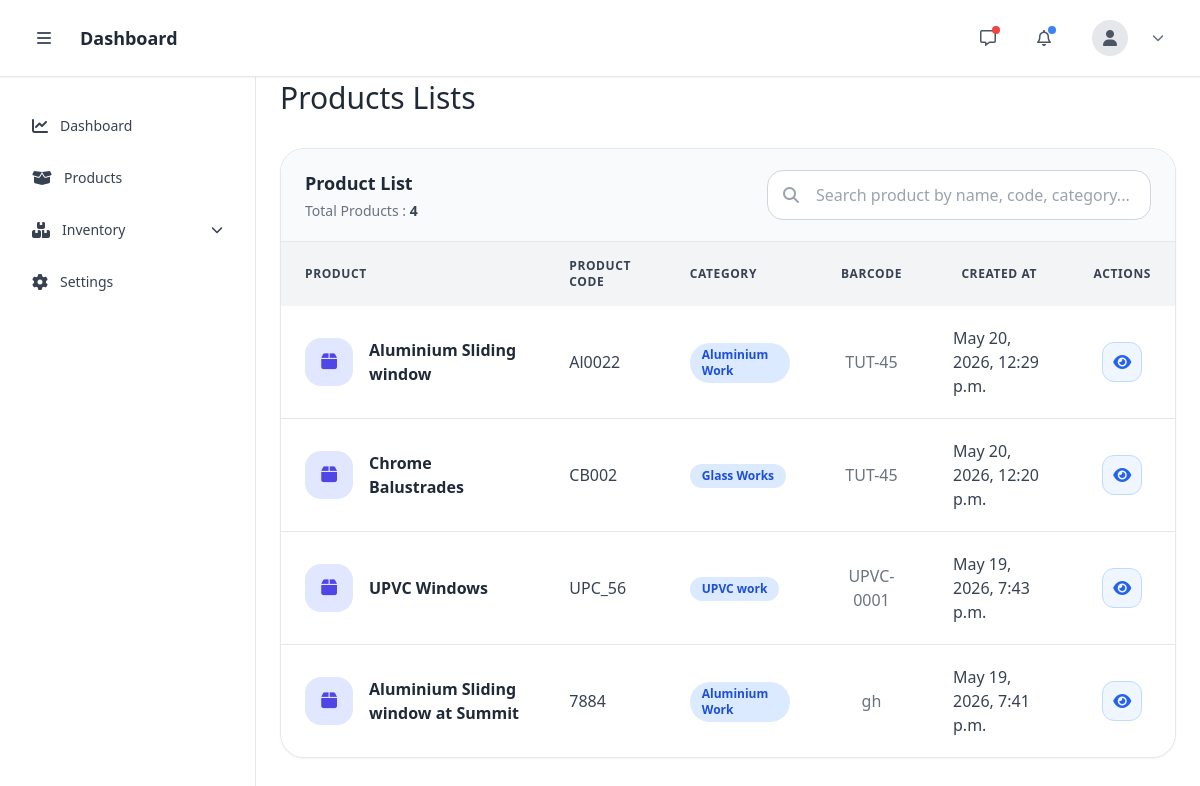
Page /inventory/inventory_products/ on the earlier database version.
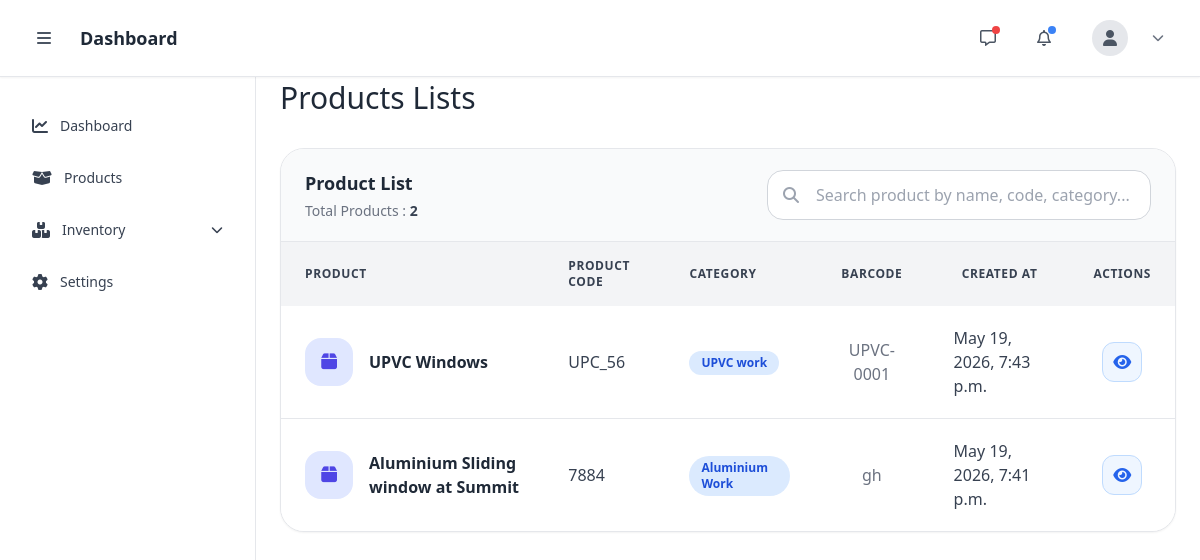
Same page on the later database version.
### inventory/models.py (models this page shows, shortened)
class Product(models.Model):
    category = models.ForeignKey(
        Category,
        on_delete=models.CASCADE
    )
    unit = models.ForeignKey(
        Unit,
        on_delete=models.CASCADE
    )
    product_code = models.CharField(max_length=100, unique=True)
    name = models.CharField(max_length=255)
    description = models.TextField(blank=True)
    buying_price = models.DecimalField(
        max_digits=12,
        decimal_places=2
    )
    selling_price = models.DecimalField(
        max_digits=12,
        decimal_places=2
    )
    minimum_stock = models.IntegerField(default=0)
    barcode = models.CharField(max_length=255, blank=True)
    created_at = models.DateTimeField(auto_now_add=True)

class Category(models.Model):
    name = models.CharField(max_length=255)
    created_at = models.DateTimeField(auto_now_add=True)
    def __str__(self):
        return self.name

### inventory/views.py (the view)
def inventory_product_list(request):
    products = Product.objects.all().order_by("-id")
    return render(
        request,
        "inventory/product_list.html",
        {
            "products": products
        }
    )

### templates/inventory/product_list.html (shortened to what the changed rows need)
{% extends 'inventory/base.html' %}
{% load humanize %}
{% block content %}
{% include 'inventory/nav.html' %}
{% include 'inventory/sidebar.html' %}
<div class="sm:ml-64 min-h-screen pt-20 px-4 md:px-6 pb-10">
    <div class="max-w-7xl mx-auto">
        <div class="flex flex-col lg:flex-row lg:items-center lg:justify-between gap-4 mb-8">
            <div>
                <h1 class="text-3xl  text-gray-800">
                    Products Lists
                </h1>
            </div>
        </div>
        <div class="bg-white border border-gray-200 rounded-3xl shadow-sm overflow-hidden">
            <div class="px-6 py-5 border-b border-gray-200 bg-gray-50">
                <div class="flex flex-col lg:flex-row lg:items-center lg:justify-between gap-5">
                    <div>
                        <h2 class="text-lg font-semibold text-gray-800">
                            Product List
                        </h2>
                        <p class="text-sm text-gray-500 mt-1">
                            Total Products :
                            <span class="font-semibold text-gray-700">
                                {{ products.count }}
                            </span>
                        </p>
                    </div>
                </div>
            </div>
            <div class="overflow-x-auto">
                <table class="w-full">
                    <thead class="bg-gray-100 text-gray-700 uppercase text-xs tracking-wider">
                        <tr>
                            <th class="px-6 py-4 text-left">
                                Product
                            </th>
                            <th class="px-6 py-4 text-left">
                                Product Code
                            </th>
                            <th class="px-6 py-4 text-left">
                                Category
                            </th>
                            <th class="px-6 py-4 text-center">
                                Barcode
                            </th>
                            <th class="px-6 py-4 text-center">
                                Created At
                            </th>
                            <th class="px-6 py-4 text-center">
                                Actions
                            </th>
                        </tr>
                    </thead>
                    <tbody id="productTable" class="divide-y divide-gray-200 bg-white">
                        {% for product in products %}
                        <tr
                            class="product-row hover:bg-gray-50 transition duration-150"
                            data-name="{{ product.name|lower }}"
                            data-code="{{ product.product_code|lower }}"
                            data-category="{{ product.category|lower }}"
                            data-barcode="{{ product.barcode|default:''|lower }}"
                        >
                            <td class="px-6 py-5">
                                <div class="flex items-center gap-4">
                                    <div class="w-12 h-12 rounded-2xl bg-indigo-100 flex items-center justify-center text-indigo-600 text-lg shrink-0">
                                        <i class="fa-solid fa-box"></i>
                                    </div>
                                    <div>
                                        <h3 class="font-semibold text-gray-800">
                                            {{ product.name }}
                                        </h3>
                                    </div>
                                </div>
                            </td>
                            <td class="px-6 py-5">
                                <span class="font-medium text-gray-700">
                                    {{ product.product_code }}
                                </span>
                            </td>
                            <td class="px-6 py-5">
                                <span class="inline-flex items-center px-3 py-1 rounded-full bg-blue-100 text-blue-700 text-xs font-semibold">
                                    {{ product.category }}
                                </span>
                            </td>
                            <td class="px-6 py-5 text-center text-gray-500">
                                {% if product.barcode %}
                                    {{ product.barcode }}
                                {% else %}
                                    <span class="text-gray-400">
                                        -
                                    </span>
                                {% endif %}
                            </td>
                            <td class="px-6 py-5">
                                <span class="font-medium text-gray-700">
                                    {{ product.created_at }}
                                </span>
                            </td>
                            <td class="px-6 py-5">
                                <div class="flex items-center justify-center gap-2">
                                    <a href="{% url 'product_detail' product.id %}"
                                       class="w-10 h-10 rounded-xl border border-blue-200 bg-blue-50 text-blue-600 hover:bg-blue-100 flex items-center justify-center transition">
                                        <i class="fa-solid fa-eye"></i>
                                    </a>
                                </div>
                            </td>
                        </tr>
                        {% endfor %}
                    </tbody>
                </table>
            </div>
        </div>
    </div>
</div>
{% endblock %}

Differences in the rows shown:
removed Product: name "Aluminium Sliding window", product_code "Al0022", category "Aluminium Work", barcode "TUT-45", created_at "May 20, 2026, 12:29 p.m."
removed Product: name "Chrome Balustrades", product_code "CB002", category "Glass Works", barcode "TUT-45", created_at "May 20, 2026, 12:20 p.m."
Other differences:
{{ products.count }}: "4" → "2"
